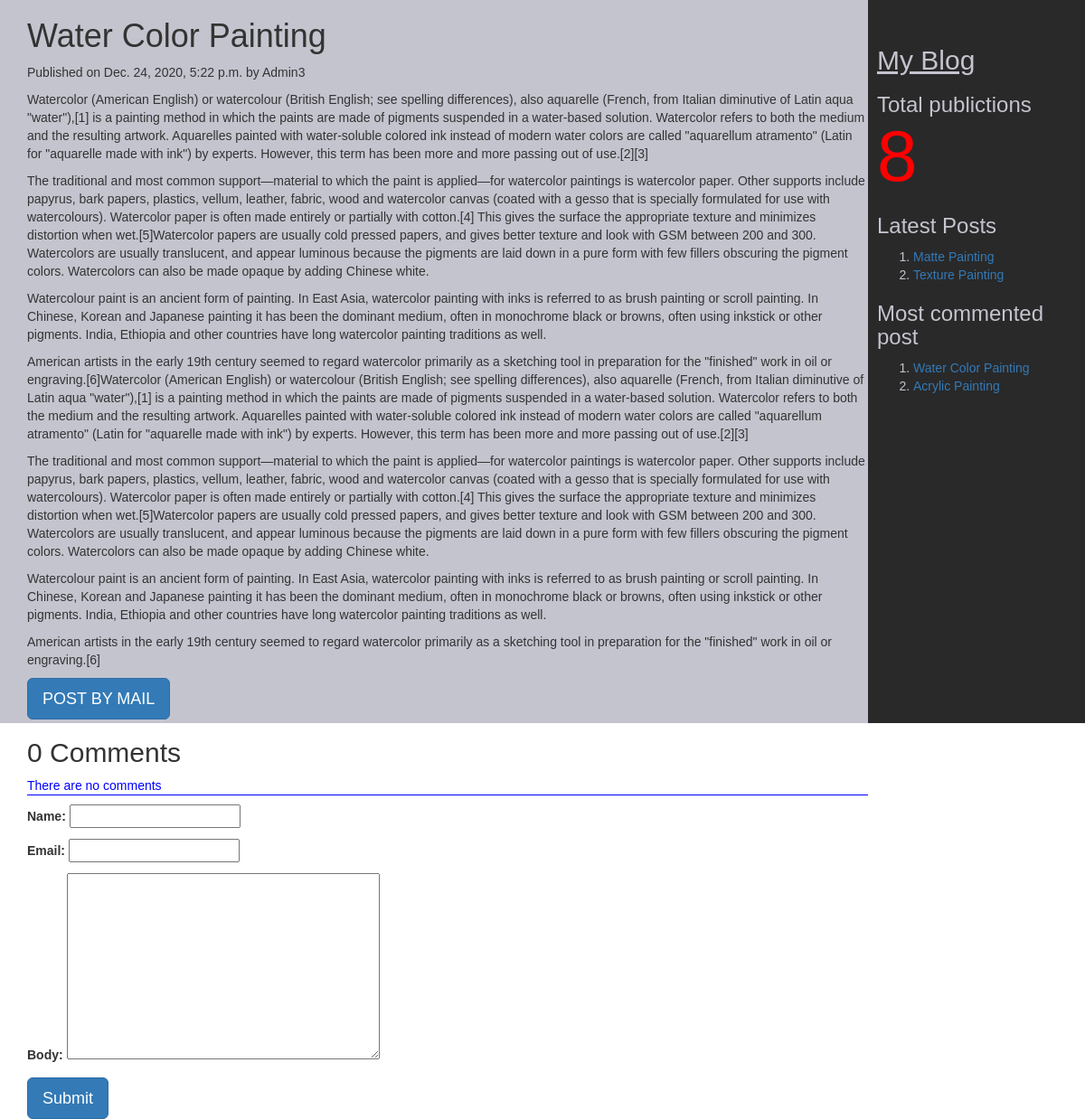
Screenshot of /2020/12/24/water-color-painting/ with the database file from the repository.
### myApp/models.py (models this page shows, shortened)
class Post(models.Model):
    tags = TaggableManager()
    STATUS_CHOICE=(('draft','Draft'),('published','Published'))
    title = models.CharField(max_length=200)
    slug = models.SlugField(max_length=50,unique_for_date='publish')
    author = models.ForeignKey(User,related_name='blog_posts',on_delete=models.CASCADE)
    body = models.TextField()
    publish = models.DateTimeField(default=timezone.now)
    created = models.DateTimeField(auto_now_add=True)
    updated = models.DateTimeField(auto_now=True)
    status = models.CharField(max_length=10,choices=STATUS_CHOICE,default='draft')
    objects = CustomManager()
    class Meta:
        ordering=('-publish',)
    def get_absolute_url(self):
        return reverse("post_detail",args=[self.publish.year,self.publish.strftime('%m'),self.publish.strftime('%d'),self.slug])

### myApp/views.py (the view, shortened to what this page needs)
# urls.py: url(r'^(?P<year>\d{4})/(?P<month>\d{2})/(?P<day>\d{2})/(?P<post>[-\w]+)/$',views.post_detail_view,name='post_detail'),
def post_detail_view(request,year,month,day,post):
    post=get_object_or_404(Post,slug=post,publish__year=year,publish__month=month,publish__day=day)
    comments=post.comments.filter(active=True)
    csubmit=False
    form=CommentForm()
    d={'post':post,'form':form,'csubmit':csubmit,'comments':comments}
    return render(request,'myApp/post_detail.html',d)

### myApp/forms.py
class CommentForm(forms.ModelForm):
    class Meta:
        model = Comment
        fields = ('name','email','body')

### myApp/models.py (called while the page is built)
    def get_queryset(self):#called automatically the moment we create objects
        return super().get_queryset().filter(status='published')

### myApp/templatetags/mytags.py (called while the page is built)
@register.simple_tag
def total_posts():
        return Post.objects.count()

@register.inclusion_tag('myApp/latest_post.html')
def show_latest_posts(count=3):
    latest_posts=Post.objects.order_by('-publish')[:count]
    return {'latest_posts':latest_posts}

@register.simple_tag
def get_most_commented_posts(count=2):
    return Post.objects.annotate(total_comments=Count('comments')).order_by('-total_comments')[:count]

### templates/myApp/post_detail.html (shortened to what this page needs)
<html>
    {%extends 'myApp/parent.html'%}
        {%block content_block%}
        <h1>{{post.title}}</h1>
        <p>Published on {{post.publish}} by {{post.author|title}}</p>
        {{post.body|linebreaks}}
        <a href="/{{post.id}}/share" class='btn btn-lg btn-primary'>POST BY MAIL</a>
        {%with comments.count as comments_count%}
        <h2>{{comments_count}} Comment{{comments_count|pluralize}}</h2>
        {%endwith%}
        {%if comments%}
        {%for c in comments%}
        <p>Comment {{forloop.counter}} by {{c.name}}</p>
        <div>{{c.body|linebreaks}}</div>
        <hr>
        {%endfor%}
        {%else%}
        <p style="color:blue;border-bottom:1px blue solid">There are no comments</p>
        {%endif%}
        {%if csubmit%}
        <h2>Thank you. Your comment has been added successfully</h2>
        {%else%}
        <form method="post">
          {{form.as_p}}
          <input type="submit" class="btn btn-lg btn-primary" value="Submit">
        </form>
        {%endif%}
        {%endblock%}

### templates/myApp/parent.html (shortened to what this page needs)
<html>
{%load mytags%}
    <head>
        <link rel="stylesheet" href="https://maxcdn.bootstrapcdn.com/bootstrap/3.3.7/css/bootstrap.min.css">
    </head>
    <body>
        <div class="content" style="font-family:arial;width:80%;float:left;background-color:#c4c4cf;height:100vh;padding:0 0 0 30px">
              {%block content_block%}
              {%endblock%}
        </div>
        <div class="sidebar" style="font-family:arial;width:20%;float:right;background-color:#292929;height:100vh;padding:10px">
          <div style="color:#c4c4cf">
            <br>
              <h2><u>My Blog</u></h2>
                <h3>Total publictions
                  <span style="color:red;font-size:80px">
                  {%total_posts%}</span>
                  <h3>Latest Posts</h3>
                    {% show_latest_posts 2%}
                  <h3>Most commented post</h3>
                  {%get_most_commented_posts as m%}
                  <ol>
                    {%for post in m%}
                    <li><a href="{{post.get_absolute_url}}">{{post.title}}</a></li>
                    {%endfor%}
                  </ol>
                </h3>
            </div>
        </div>
    </body>
</html>

### templates/myApp/latest_post.html
<!DOCTYPE html>
<html lang="en" dir="ltr">
  <body>
    <ol>
    {%for post in latest_posts%}
    <li><a href="{{post.get_absolute_url}}">{{post.title}}</a></li>
    {%endfor%}
      </ol>
  </body>
</html>

### rows the page displays
Post: title "Water Color Painting", publish "Dec. 24, 2020, 5:22 p.m.", author "Admin3", body "Watercolor (American English) or watercolour (British English; see spelling differences), also aquarelle (French, from Italian diminutive of Latin aqua \"water\"),[1] is a painting method in which the paints are made of pigments suspended in a water-based solution. Watercolor refers to both the medium and the resulting artwork. Aquarelles painted with water-soluble colored ink instead of modern water colors are called \"aquarellum atramento\" (Latin for \"aquarelle made with ink\") by experts. However, this term has been more and more passing out of use.[2][3] The traditional and most common support—material to which the paint is applied—for watercolor paintings is watercolor paper. Other…"
Post: title "Matte Painting"
Post: title "Texture Painting"
Post: title "Acrylic Painting"

### other values shown
{{ comments_count }} "0"
